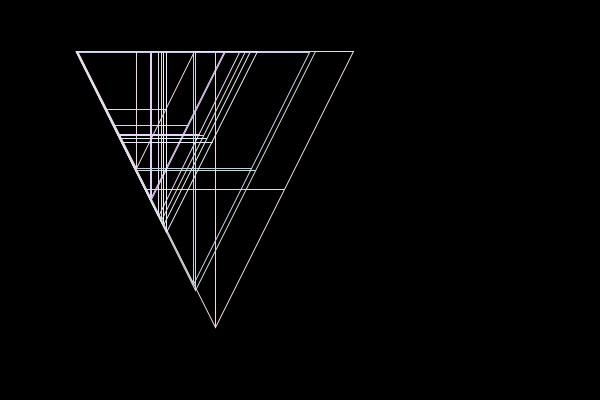
Frame 1 (no input)
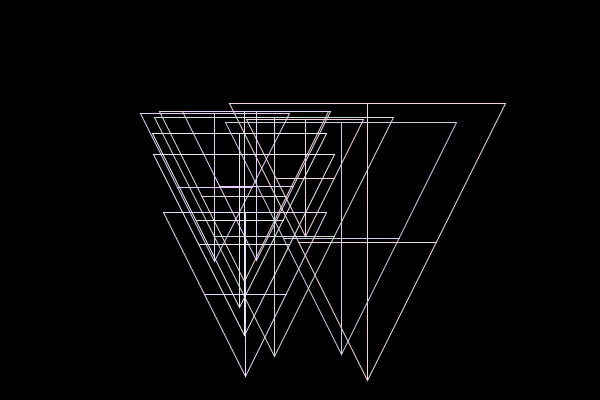
Frame 60 (the mouse pressed at the canvas centre just before this capture)
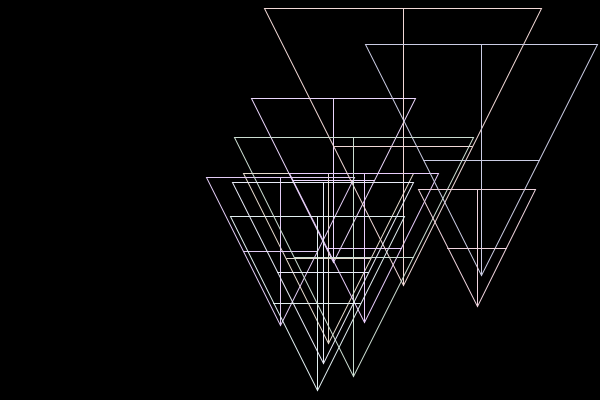
Frame 120 (the mouse held since frame 60 and released just before this capture)

The Processing sketch that drew these frames (run headless with seeded random() and noise(); from frame 60 on, the mouse is pressed at the canvas centre):

// Processing sketch: processing_140491
// ── processing_140491.pde

//HW_8
//copyright 2014 Joanne Lo jylo

int objNum=10;
float [ ] xVals = new float [objNum];
float [ ] yVals = new float [objNum];
float [ ] dim = new float [objNum];
color [ ] objColor = new color [objNum];
float [ ] deltaX = new float [objNum];
float [ ] deltaY = new float [objNum];
float [ ] objDirection = new float [objNum];
float [ ] deltaDir = new float [objNum];
void setup ()
{
  size (600, 400);
  noStroke();

  fill(0);
  rect(0, 0, width, height);
  rectMode(CENTER);
  noFill( );
  for (int i = 0; i<xVals.length; i++) {
    xVals[i] = width/8;
    yVals[i] = height/8;

    objColor[i] = color(random( 200, 255 ), random(200, 255), random(200, 255));

    deltaX[i] = random( 1, 3);
    deltaY[i] = random( 1, 3 );

    dim[i] = random( 100, 300 );
    objDirection[i] = 0;
    deltaDir[i] = random( 60 );
  }
  
}
void draw()
{
  background( 0 );


  moveObj();
  drawObj();
}

void moveObj()
{
  for ( int i=0; i<xVals.length; i++ )
  {
    xVals [i] = xVals [i] + deltaX [i];
    yVals [i] = yVals [i] + deltaY [i];

    //bouncing the object
    if ( xVals [i] < 0 || xVals [i] > width - dim [i]  )
    {
      deltaX [i] = - deltaX [i];
      deltaY [i] =  deltaY [i];
      
    }
    if ( yVals [i] < 0 || yVals [i] > height - dim [i] )
    {
      deltaY [i] = - deltaY [i];
      deltaX [i] =  deltaX [i];
    }
  }
}

void drawObj()
{
  for ( int i=0; i<xVals.length; i++ )
  {

    obj(i);
  }
}

void obj(int index)
{
  float x= xVals [index];
  float y= yVals [index];
  float wd= dim [index];
  float ht= dim [index];

  stroke(objColor [index]);
  triangle( x, y, x + wd*.5, y + ht, x + wd, y );
  line( x+wd*.5, y, x+wd*.5, y+ht);
  line( x+wd*.25, y+ht*.5, x+wd*.75, y+ht*.5 );
} 

void keyPressed( )
{
  if(key == ' ')
  {
    setup();
  }
  else
  {
    exit();
  }
}
